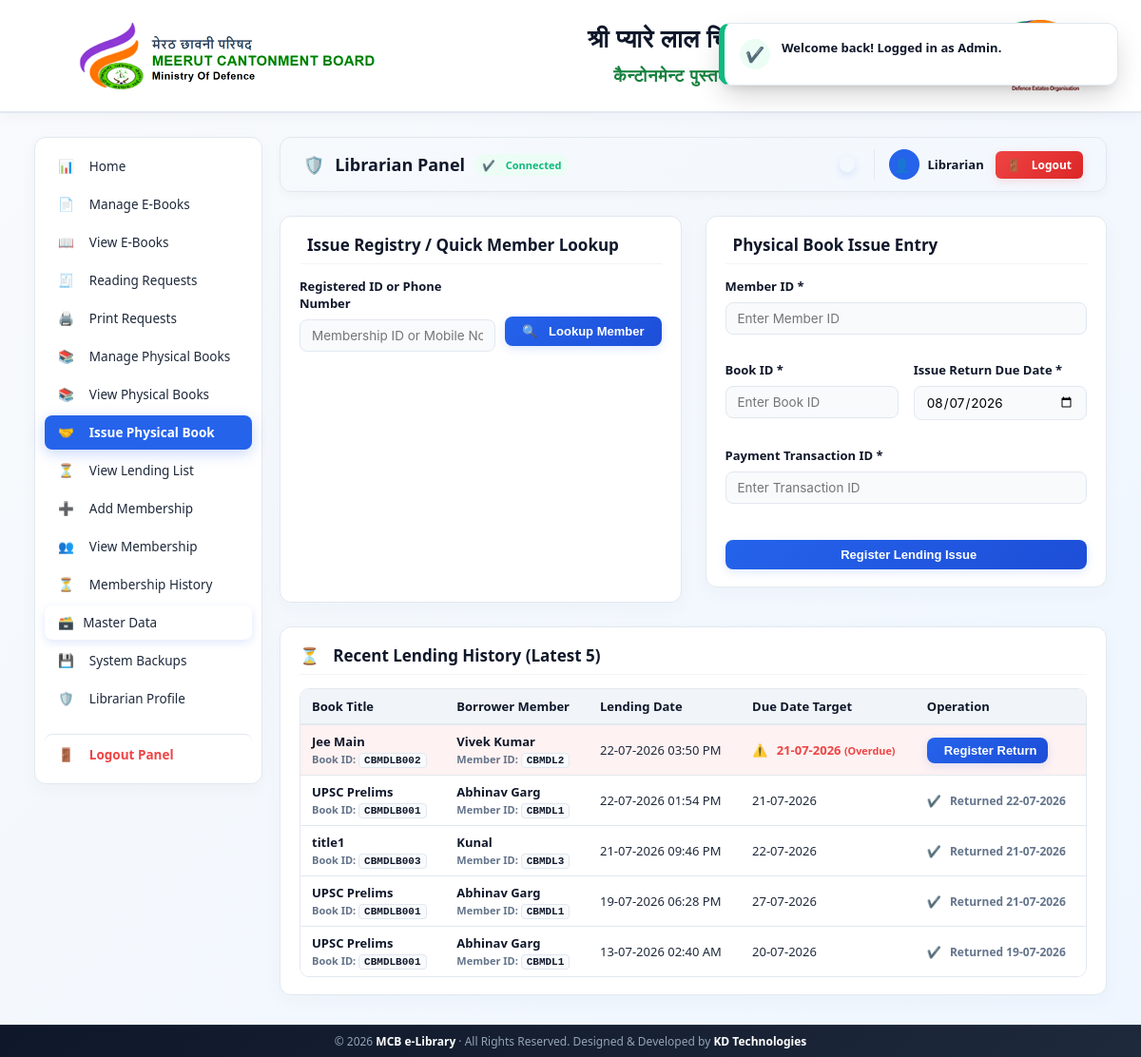
The app's page /?action=admin&tab=lending (signed in) with its own data.
### tables this page shows
CREATE TABLE `lendings` (
  `id` int(11) NOT NULL,
  `member_id` int(11) NOT NULL,
  `physical_book_id` int(11) NOT NULL,
  `lent_at` datetime NOT NULL,
  `due_date` date NOT NULL,
  `transaction_id` varchar(150) DEFAULT NULL,
  `returned_at` datetime DEFAULT NULL,
  `fine_amount` decimal(10,2) DEFAULT 0.00,
  `fine_status` enum('None','Outstanding','Paid','Waived') DEFAULT 'None',
  `fine_payment_id` varchar(150) DEFAULT NULL
);

CREATE TABLE `physical_books` (
  `id` int(11) NOT NULL,
  `title` varchar(255) NOT NULL,
  `book_code` varchar(100) NOT NULL,
  `shelf_number` varchar(100) DEFAULT NULL,
  `price` decimal(10,2) NOT NULL,
  `author` varchar(150) DEFAULT NULL,
  `publisher` varchar(150) DEFAULT NULL,
  `created_at` timestamp NULL DEFAULT current_timestamp()
);

CREATE TABLE `members` (
  `id` int(11) NOT NULL,
  `membership_id` varchar(30) NOT NULL,
  `name` varchar(150) NOT NULL,
  `gender` enum('Male','Female','Other') DEFAULT 'Male',
  `guardian_name` varchar(150) NOT NULL,
  `mobile` varchar(20) NOT NULL,
  `password` varchar(255) NOT NULL,
  `email` varchar(150) DEFAULT NULL,
  `address` text NOT NULL,
  `aadhar_no` varchar(30) NOT NULL,
  `duration` enum('Yearly','Half Yearly','Quarterly','Monthly','Daily') NOT NULL,
  `shift` varchar(50) DEFAULT 'Both',
  `start_date` date NOT NULL,
  `end_date` date NOT NULL,
  `membership_fee` varchar(50) NOT NULL,
  `payment_id` varchar(150) NOT NULL,
  `created_at` timestamp NULL DEFAULT current_timestamp(),
  `is_active` tinyint(1) DEFAULT 1,
  `membership_plan_id` int(11) DEFAULT NULL,
  `approved` tinyint(1) DEFAULT 1
);

### config.php (called while the page is built, shortened)
<?php
function e($v){ return htmlspecialchars((string)$v, ENT_QUOTES, 'UTF-8'); }
?>

### app/views/admin/lending.php (the view, shortened to what this page needs)
<?php
$lookup = trim($_GET['lookup'] ?? '');
$looked = null;
?>
<div class="grid" style="grid-template-columns: 1fr 1fr; gap: 25px; margin-bottom: 25px;">
    <div class="card" style="margin-bottom:0;">
        <h3><i class="fa-solid fa-passport"></i> Issue Registry / Quick Member Lookup</h3>
        <form method="get" class="grid" style="grid-template-columns: 1fr;">
            <div style="display:flex; gap:10px; width:100%; align-items:flex-end;">
                <div style="flex:1;">
                    <label for="lk_input">Registered ID or Phone Number</label>
                    <input id="lk_input" name="lookup" value="<?= e($lookup) ?>" placeholder="Membership ID or Mobile No..." style="margin-bottom:0;">
                </div>
                <button style="margin:6px 0;"><i class="fa-solid fa-magnifying-glass"></i> Lookup Member</button>
            </div>
        </form>
    </div>
    <div class="card">
        <h3><i class="fa-solid fa-book-medical"></i>Physical Book Issue Entry</h3>
        <form method="post" action="?action=lend" class="grid" style="grid-template-columns: 1fr 1fr;">
            <div style="grid-column: span 2;">
                <label for="ld_member">Member ID *</label>
                <input id="ld_member" name="member" value="<?= $looked ? e($looked['membership_id']) : '' ?>" placeholder="Enter Member ID" <?= $looked ? 'readonly style="background-color: var(--bg-slate); cursor: not-allowed;"' : '' ?> required>
            </div>
            <div>
                <label for="ld_book">Book ID *</label>
                <input id="ld_book" name="book_code" placeholder="Enter Book ID" required>
            </div>
            <div>
                <label for="ld_due">Issue Return Due Date *</label>
                <input id="ld_due" type="date" name="due_date" value="<?= date('Y-m-d', strtotime('+14 days')) ?>" required>
            </div>
            <div style="grid-column: span 2;">
                <label for="ld_tx">Payment Transaction ID *</label>
                <input id="ld_tx" name="transaction_id" placeholder="Enter Transaction ID" required>
            </div>
            <div style="grid-column: span 2; display:flex; align-items:flex-end; margin-top: 10px;">
                <button style="width:100%;"><i class="fa-solid fa-square-check"></i>Register Lending Issue</button>
            </div>
        </form>
    </div>
</div>
<div class="card">
    <h3><i class="fa-solid fa-clock-rotate-left"></i> Recent Lending History (Latest 5)</h3>
    <div class="table-responsive">
        <table>
            <thead>
                <tr>
                    <th>Book Title</th>
                    <th>Borrower Member</th>
                    <th>Lending Date</th>
                    <th>Due Date Target</th>
                    <th>Operation</th>
                </tr>
            </thead>
            <tbody>
                <?php
                $filterClause = $looked ? ' WHERE l.member_id = ' . (int)$looked['id'] : '';
                $x = $db->query('SELECT l.*, p.title, p.book_code, m.name, m.membership_id FROM lendings l JOIN physical_books p ON p.id = l.physical_book_id JOIN members m ON m.id = l.member_id' . $filterClause . ' ORDER BY l.lent_at DESC LIMIT 5');
                while($r = $x->fetch_assoc()) {
                    $returnCol = $r['returned_at']
                        ? '<span style="font-size:12px; color:var(--text-muted); font-weight:600;"><i class="fa-solid fa-circle-check"></i> Returned ' . date('d-m-Y', strtotime($r['returned_at'])) . '</span>'
                        : '<form method="post" action="?action=return_book" style="display:inline; margin:0;"><input type="hidden" name="id" value="' . $r['id'] . '"><input type="hidden" name="tab" value="lending">' . csrf_input() . '<button class="btn" type="submit" style="padding:6px 12px;"><i class="fa-solid fa-right-left"></i> Register Return</button></form>';
                    $due_time = strtotime($r['due_date']);
                    $today_time = strtotime(date('Y-m-d'));
                    $days_diff = (int)floor(($due_time - $today_time) / 86400);
                    $due_col_html = date('d-m-Y', $due_time);
                    $row_style = '';
                    if (!$r['returned_at']) {
                        if ($days_diff < 0) {
                            $row_style = ' style="background-color: #fef2f2;"';
                            $due_col_html = '<span style="color:var(--accent-red, #ef4444); font-weight:700;"><i class="fa-solid fa-circle-exclamation"></i> ' . date('d-m-Y', $due_time) . ' <small>(Overdue)</small></span>';
                        }
                    }
                    $mem_id = !empty($r['membership_id']) ? $r['membership_id'] : ('MID-' . $r['member_id']);
                    echo '
                    <tr' . $row_style . '>
                        <td>
                            <span style="font-weight:600; color:var(--navy-dark); display:block;">' . e($r['title']) . '</span>
                            <small style="font-size:11px; color:var(--text-muted); font-weight:600;"><i class="fa-solid fa-barcode"></i> Book ID: <code style="background:var(--bg-slate); padding:1px 5px; border-radius:4px; font-weight:700; font-size:11px; color:var(--navy-dark); border:1px solid var(--border-color);">' . e($r['book_code']) . '</code></small>
                        </td>
                        <td>
                            <span style="font-weight:600; color:var(--navy-dark); display:block;">' . e($r['name']) . '</span>
                            <small style="font-size:11px; color:var(--text-muted); font-weight:600;"><i class="fa-solid fa-id-card"></i> Member ID: <code style="background:var(--bg-slate); padding:1px 5px; border-radius:4px; font-weight:700; font-size:11px; color:var(--navy-dark); border:1px solid var(--border-color);">' . e($mem_id) . '</code></small>
                        </td>
                        <td>' . date('d-m-Y h:i A', strtotime($r['lent_at'])) . '</td>
                        <td>' . $due_col_html . '</td>
                        <td>' . $returnCol . '</td>
                    </tr>';
                }
                ?>
            </tbody>
        </table>
    </div>
</div>

### app/views/layout/header.php (style rules this page uses)
:root { --primary: #2563eb; --primary-hover: #1d4ed8; --bg-slate: #f8fafc; --bg-card: #ffffff; --navy-dark: #0f172a; --navy-light: #1e293b; --text-dark: #1e293b; --text-muted: #64748b; --border-color: #e2e8f0; --accent-green: #10b981; --accent-red: #ef4444; --accent-orange: #f59e0b; }
* { box-sizing: border-box; transition: all 0.2s ease-in-out; }
body { margin: 0; font-family: system-ui, -apple-system, "Segoe UI", Roboto, Helvetica, Arial, sans-serif; background: linear-gradient(135deg, #f8fafc, #eff6ff); color: var(--text-dark); min-height: 100vh; display: flex; flex-direction: column; }
h1, h2, h3, h4, strong { font-family: system-ui, -apple-system, "Segoe UI", Roboto, Helvetica, Arial, sans-serif; color: var(--navy-dark); }
.card { background: var(--bg-card); padding: 18px 20px; border-radius: 12px; border: 1px solid var(--border-color); box-shadow: 0 6px 20px rgba(22, 52, 91, 0.03); margin-bottom: 16px; position: relative; overflow: hidden; }
.card::before { content: ''; position: absolute; top: 0; left: 0; width: 100%; height: 4px; background: linear-gradient(90deg, var(--primary), #60a5fa); opacity: 0; }
.card h3 { margin-top: 0; font-size: 17px; font-weight: 600; border-bottom: 1px solid #f1f5f9; padding-bottom: 8px; margin-bottom: 14px; display: flex; align-items: center; gap: 8px; }
.grid { display: grid; grid-template-columns: repeat(auto-fit, minmax(300px, 1fr)); gap: 16px; }
label { display: block; margin-bottom: 4px; font-weight: 600; font-size: 13px; color: var(--navy-dark); }
input, select, textarea { width: 100%; padding: 8px 12px; margin: 4px 0 12px 0; border: 1px solid var(--border-color); border-radius: 8px; background-color: #f8fafc; font-family: 'Inter', sans-serif; font-size: 13.5px; }
button, .btn { background: linear-gradient(135deg, var(--primary), var(--primary-hover)); color: white; border: 0; padding: 8px 18px; border-radius: 8px; font-weight: 600; cursor: pointer; text-decoration: none; display: inline-flex; align-items: center; justify-content: center; gap: 6px; font-size: 13px; box-shadow: 0 3px 10px rgba(37, 99, 235, 0.15); }
.table-responsive { overflow-x: auto; border-radius: 10px; border: 1px solid var(--border-color); margin-top: 10px; }
table { width: 100%; border-collapse: collapse; font-size: 13px; background: #ffffff; }
th { background: #f1f5f9; color: var(--navy-dark); font-weight: 600; padding: 9px 12px; text-align: left; border-bottom: 2px solid var(--border-color); }
td { padding: 8px 12px; border-bottom: 1px solid var(--border-color); color: var(--text-dark); }
tr:last-child td { border-bottom: none; }

### records on screen
lendings: physical_book.title "Jee Main", physical_book.book_code "CBMDLB002", member.name "Vivek Kumar", member.membership_id "CBMDL2", lent_at "22-07-2026 03:50 PM", due_date "21-07-2026"
lendings: physical_book.title "UPSC Prelims", physical_book.book_code "CBMDLB001", member.name "Abhinav Garg", member.membership_id "CBMDL1", lent_at "22-07-2026 01:54 PM", due_date "21-07-2026", returned_at "22-07-2026"
lendings: physical_book.title "title1", physical_book.book_code "CBMDLB003", member.name "Kunal", member.membership_id "CBMDL3", lent_at "21-07-2026 09:46 PM", due_date "22-07-2026", returned_at "21-07-2026"
lendings: physical_book.title "UPSC Prelims", physical_book.book_code "CBMDLB001", member.name "Abhinav Garg", member.membership_id "CBMDL1", lent_at "19-07-2026 06:28 PM", due_date "27-07-2026", returned_at "21-07-2026"
lendings: physical_book.title "UPSC Prelims", physical_book.book_code "CBMDLB001", member.name "Abhinav Garg", member.membership_id "CBMDL1", lent_at "13-07-2026 02:40 AM", due_date "20-07-2026", returned_at "19-07-2026"

### other values on screen
$_SESSION['admin_user'] "Librarian"
